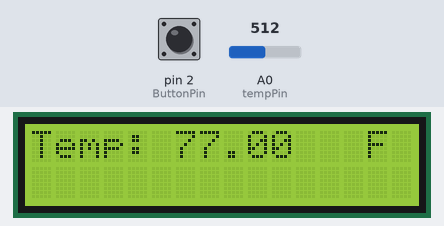
This sketch was run on a simulated Arduino Uno, built with avr-gcc and run on an emulated ATmega328P. On the bench: 16×2 character LCD. Inputs (shaded band) come from the test bench; at power-on: pin 2 (ButtonPin) LOW, A0 (tempPin) = 512.

Above: at 1.2 s.
1.3 s: pin 2 (ButtonPin) pulled HIGH for 0.25 s
At 2.3 s:
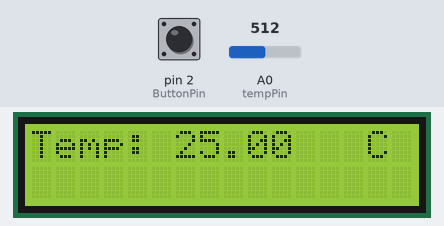
3.0 s: A0 (tempPin) set to 716
At 3.6 s:
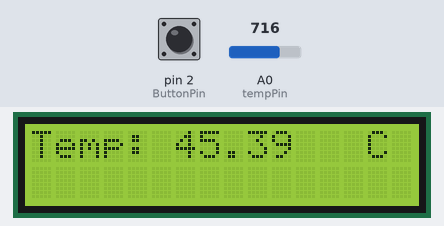
4.6 s: pin 2 (ButtonPin) pulled HIGH for 1 s
At 6.2 s:
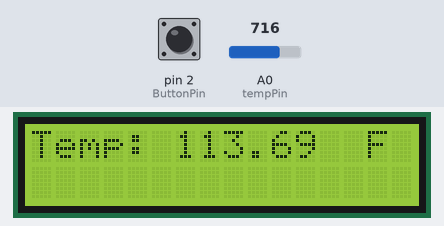
7.1 s: A0 (tempPin) set to 900
At 7.6 s:
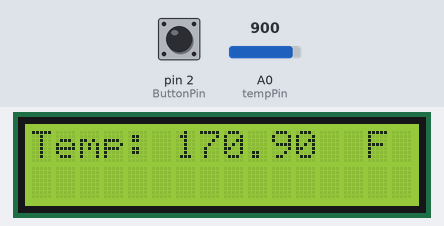
8.7 s: A0 (tempPin) set to 1023
At 10.0 s:
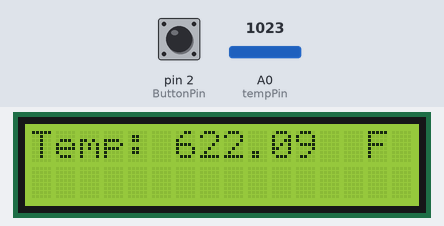
Timing chart, 0 to 11.3 s (numbered marks = the images above; inputs shaded):
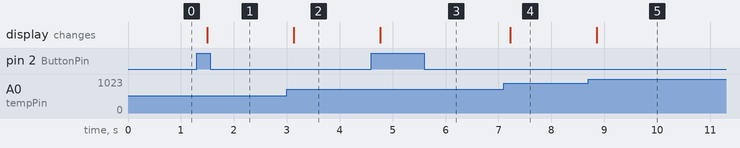

Measured:
- after the input at 1.3 s, the display: changes after 0.20 s (image 1)
- after the input at 3.0 s, the display: changes after 0.13 s (image 2)
- after the input at 4.6 s, the display: changes after 0.17 s (image 3)
- after the input at 7.1 s, the display: changes after 0.12 s (image 4)
- after the input at 8.7 s, the display: changes after 0.16 s (image 5)

The sketch:

Thermometer.ino
```cpp
//MECH307 HW4, Group 12, Code by Trevor Long
//Inialize variables
boolean currentButton = LOW;
boolean lastButton = LOW;
int count = 1;
int ButtonPin = 2;
int Buttonread = 0;
int tempPin = 0;
int ThermistorPin = A0;

//Setup for LCD
#include <LiquidCrystal.h>
//                BS  E  D4 D5  D6 D7
LiquidCrystal lcd(7, 8, 9, 10, 11, 12);

void setup()
{
  lcd.begin(16, 2);
  pinMode(ThermistorPin, INPUT); //Thermistor pin input
  pinMode(ButtonPin, INPUT); //Button pin input
}

void loop()
{

while(count < 2) { //Debounce code that changes "count" if button is pressed


    currentButton = debounce(lastButton);

    if(lastButton == LOW && currentButton == HIGH)
    {
      //Code below toggles between count = 1 and count = 2
      if (count == 0) {
        count = 1;
      }
      else {
        count = 0;
      }
      //End toggle code
    }
    lastButton = currentButton;
    break; //breaks out of debounce so temperature can be displayed
}

while (count == 0) //If count = 0 display temp in Celcius
{
    int tempReading = analogRead(tempPin);
    double tempK = log(10000.0 * ((1024.0 / tempReading - 1)));
    tempK = 1 / (0.001129148 + (0.000234125 + (0.0000000876741 * tempK * tempK )) * tempK );       //  Temp Kelvin
    float tempC = tempK - 273.15;            // Convert Kelvin to Celcius
    float tempF = (tempC * 9.0)/ 5.0 + 32.0; // Convert Celcius to Fahrenheit

    // Display Temperature in C
    lcd.setCursor(0, 0);
    lcd.print("Temp:         C  ");
    lcd.setCursor(6, 0);
    lcd.print(tempC);
    delay(200);
    break; //breaks loop so that button signal can be read
}
while (count == 1) //If count = 1 display temp in Fahrenheit
{
    int tempReading = analogRead(tempPin);
    double tempK = log(10000.0 * ((1024.0 / tempReading - 1)));
    tempK = 1 / (0.001129148 + (0.000234125 + (0.0000000876741 * tempK * tempK )) * tempK );       //  Temp Kelvin
    float tempC = tempK - 273.15;            // Convert Kelvin to Celcius
    float tempF = (tempC * 9.0)/ 5.0 + 32.0; // Convert Celcius to Fahrenheit

    // Display Temperature in F
    lcd.setCursor(0, 0);
    lcd.print("Temp:         F  ");
    lcd.setCursor(6, 0);
    lcd.print(tempF);
    delay(200);
    break; //breaks loop so that button signal can be read

}
}

boolean debounce(boolean last) //Debounce function
{
  boolean current = digitalRead(ButtonPin);
  if (last != current)
  {
    delay(5);
    current = digitalRead(ButtonPin);
  }
  return current;
}
```
